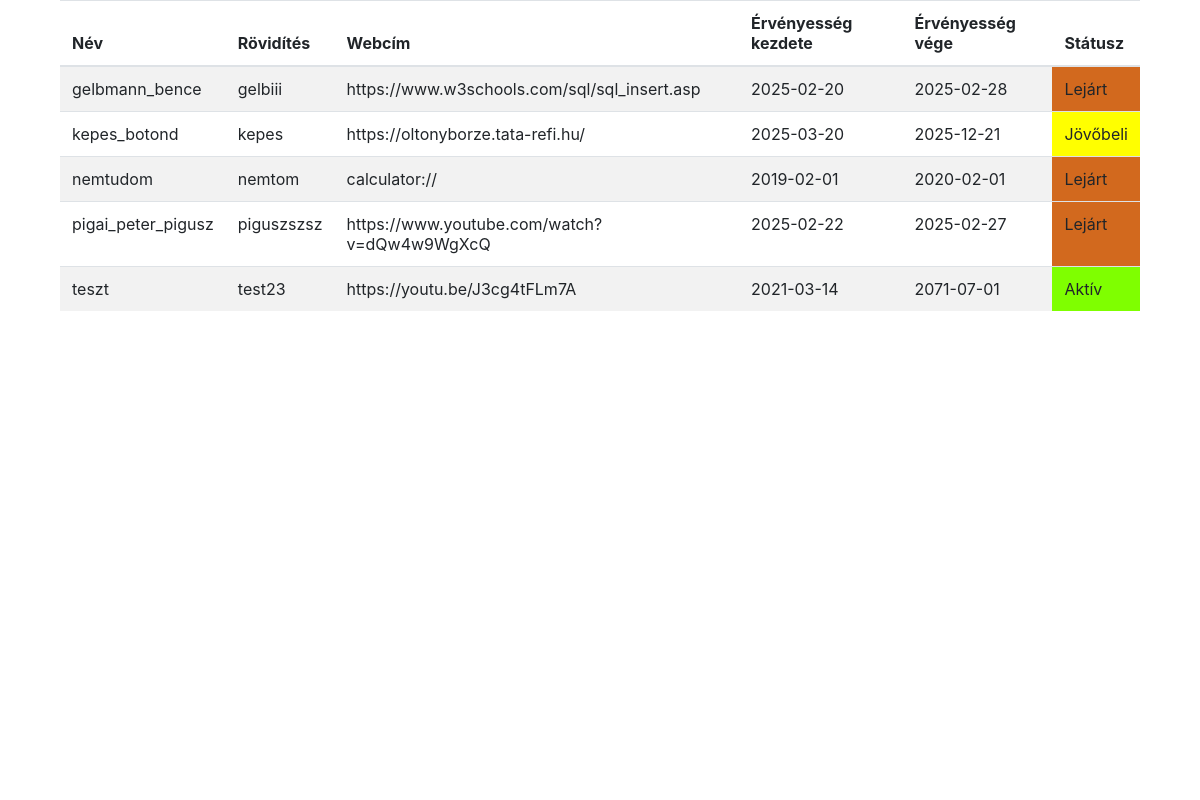
The page / on the database its author committed.
### tables this page shows
CREATE TABLE `url` (
  `id` int(11) NOT NULL AUTO_INCREMENT,
  `name` varchar(255) DEFAULT NULL,
  `short_name` varchar(255) DEFAULT NULL,
  `url` varchar(255) DEFAULT NULL,
  `valid_from` date DEFAULT NULL,
  `valid_to` date DEFAULT NULL,
  PRIMARY KEY (`id`)
);

### index.php (the view, shortened to what this page needs)
<html lang="hu">
<head>
	<?php
	include_once("connection.php");
	if (isset($_GET['short_name'])) {
		$sql = "SELECT * from url_ordered where short_name = '".$_GET['short_name']."' limit 1";
		$res = mysqli_query($conn, $sql) or die("hiba az adatbázis elérésekor");
		$data = mysqli_fetch_all($res, MYSQLI_ASSOC);
		$url = $data[0]['url'];
		$status = $data[0]['status'];
		$valid_from = $data[0]['valid_from'];
		$valid_to = $data[0]['valid_to'];
		if ($status == "aktív") {
			echo '<meta http-equiv="refresh" content="0; url='.$url.'">';
		}
	} else {
		echo '<link rel="stylesheet" type="text/css" href="css/jquery.bootgrid.min.css">';
		echo '<link rel="stylesheet" type="text/css" href="css/bootstrap.min.css"/>';
		echo '<link rel="stylesheet" type="text/css" href="css/main.css">';
	}
	?>
</head>
<body>
<div class="container">
<?php
	if (isset($_GET['short_name'])) {
		if ($status == "jövőbeli") {
			echo '<div class="status-msg">Sajnáljuk, ez a link még nem elérhető.<br>Kérjük, látogass vissza '.$valid_from.' után.</div>';
			echo '<p>Vigasztalásnak itt egy állatos vers:</p>';
			echo '<div id="poet791720"><script language="JavaScript" type="text/JavaScript" src="https://www.poet.hu/js.php?r=791720&async=1&kategoria=%C1llatok" async></script></div>';
		} else if ($status == "lejárt") {
			echo '<div class="status-msg">Sajnáljuk, ez a link '.$valid_to.' dátummal lejárt, már nem elérhető.</div>';
			echo '<p>Vigasztalásnak itt egy természetvédelmi vers:</p>';
			echo '<div id="poet215972"><script language="JavaScript" type="text/JavaScript" src="https://www.poet.hu/js.php?r=215972&async=1&kategoria=Term%E9szetv%E9delem" async></script></div>';
		} else {
			echo '<div class="status-msg">Sajnáljuk, ez a link nem működik.</div>';
			echo '<p>Vigasztalásnak itt egy humoros vers:</p>';
			echo '<div id="poet689335"><script language="JavaScript" type="text/JavaScript" src="https://www.poet.hu/js.php?r=689335&async=1&kategoria=Humor" async></script></div>';
		}
	} else {
		$sql = "SELECT * from url order by short_name, valid_from desc";
		$res = mysqli_query($conn, $sql) or die("hiba az adatbázis elérésekor");
		$urls = mysqli_fetch_all($res, MYSQLI_ASSOC);
?>
<div id="msg" class="alert"></div>
	<div class="container">
		<div class="table-responsive">
			<table id="grid" class="table table-condensed table-hover table-striped">
				<thead>
					<tr>
						<th>Név</th>
                        <th>Rövidítés</th>
                        <th>Webcím</th>
                        <th>Érvényesség kezdete</th>
                        <th>Érvényesség vége</th>
						<th>Státusz</th>
                    </tr>
				</thead>
				<tbody id="data_table">
                    <?php foreach($urls as $u) :?>
						<tr class="edit-field" id="data-row-<?php echo $u['id'];?>" data-row-id = "<?php echo $u['id'];?>">
							<?php
                            echo '<td class="edit-data" contenteditable="true" col="name">'.$u['name'].'</td>';
                            echo '<td class="edit-data" contenteditable="true" col="short_name">'.$u['short_name'].'</td>';
                            echo '<td class="edit-data" contenteditable="true" col="url">'.$u['url'].'</td>';
                            echo '<td class="edit-data tol" contenteditable="true" col="valid_from">'.$u['valid_from'].'</td>';
                            echo '<td class="edit-data ig" contenteditable="true" col="valid_to">'.$u['valid_to'].'</td>';
							echo '<td col="status"></td>';
							?>
						</tr>
					<?php endforeach; ?>
				</tbody>
			</table>
		</div>
	</div>
<?php } ?>
</div>
</html>

### css/main.css (style rules this page uses)
#msg { position: absolute; bottom: 0; }
td.stat-lejart { background-color: chocolate; }
td.stat-aktiv { background-color: chartreuse; }
td.stat-jovobeli { background-color: yellow; }

### rows shown on the page
url: name "gelbmann_bence", short_name "gelbiii", url "https://www.w3schools.com/sql/sql_insert.asp", valid_from "2025-02-20", valid_to "2025-02-28"
url: name "kepes_botond", short_name "kepes", url "https://oltonyborze.tata-refi.hu/", valid_from "2025-03-20", valid_to "2025-12-21"
url: name "nemtudom", short_name "nemtom", url "calculator://", valid_from "2019-02-01", valid_to "2020-02-01"
url: name "pigai_peter_pigusz", short_name "piguszszsz", url "https://www.youtube.com/watch?v=dQw4w9WgXcQ", valid_from "2025-02-22", valid_to "2025-02-27"
url: name "teszt", short_name "test23", url "https://youtu.be/J3cg4tFLm7A", valid_from "2021-03-14", valid_to "2071-07-01"
